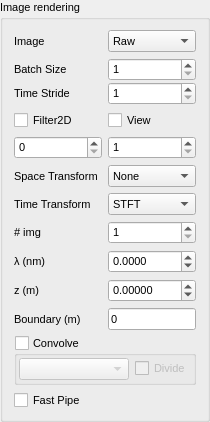
       <widget class="holovibes::gui::GroupBox" name="ImageRenderingGroupBox">
        <property name="sizePolicy">
         <sizepolicy hsizetype="Fixed" vsizetype="Preferred">
          <horstretch>1</horstretch>
          <verstretch>0</verstretch>
         </sizepolicy>
        </property>
        <property name="minimumSize">
         <size>
          <width>210</width>
          <height>0</height>
         </size>
        </property>
        <property name="maximumSize">
         <size>
          <width>210</width>
          <height>16777215</height>
         </size>
        </property>
        <property name="baseSize">
         <size>
          <width>210</width>
          <height>0</height>
         </size>
        </property>
        <property name="font">
         <font>
          <pointsize>8</pointsize>
         </font>
        </property>
        <property name="toolTip">
         <string notr="true"/>
        </property>
        <property name="toolTipDuration">
         <number>-1</number>
        </property>
        <property name="title">
         <string>Image rendering</string>
        </property>
        <property name="flat">
         <bool>false</bool>
        </property>
        <layout class="QVBoxLayout" name="verticalLayout_12">
         <property name="bottomMargin">
          <number>9</number>
         </property>
         <item>
          <layout class="QHBoxLayout" name="ImageModeLayout">
           <item>
            <widget class="QLabel" name="ImageModeLabel">
             <property name="text">
              <string>Image</string>
             </property>
             <property name="alignment">
              <set>Qt::AlignLeading|Qt::AlignLeft|Qt::AlignVCenter</set>
             </property>
            </widget>
           </item>
           <item>
            <widget class="QComboBox" name="ImageModeComboBox">
             <property name="enabled">
              <bool>true</bool>
             </property>
             <property name="sizePolicy">
              <sizepolicy hsizetype="Ignored" vsizetype="Fixed">
               <horstretch>0</horstretch>
               <verstretch>0</verstretch>
              </sizepolicy>
             </property>
             <item>
              <property name="text">
               <string>Raw</string>
              </property>
             </item>
             <item>
              <property name="text">
               <string>Processed</string>
              </property>
             </item>
            </widget>
           </item>
          </layout>
         </item>
         <item>
          <layout class="QGridLayout" name="gridLayout_4" rowstretch="0,0" columnstretch="0,0">
           <property name="verticalSpacing">
            <number>1</number>
           </property>
           <item row="0" column="1">
            <widget class="QSpinBox" name="BatchSizeSpinBox">
             <property name="minimumSize">
              <size>
               <width>0</width>
               <height>0</height>
              </size>
             </property>
             <property name="maximumSize">
              <size>
               <width>16777215</width>
               <height>16777215</height>
              </size>
             </property>
             <property name="minimum">
              <number>1</number>
             </property>
            </widget>
           </item>
           <item row="0" column="0">
            <widget class="QLabel" name="BatchSizeLabel">
             <property name="text">
              <string>Batch Size</string>
             </property>
             <property name="scaledContents">
              <bool>false</bool>
             </property>
             <property name="alignment">
              <set>Qt::AlignLeading|Qt::AlignLeft|Qt::AlignVCenter</set>
             </property>
            </widget>
           </item>
           <item row="1" column="0">
            <widget class="QLabel" name="TimeStrideLabel">
             <property name="layoutDirection">
              <enum>Qt::LeftToRight</enum>
             </property>
             <property name="text">
              <string>Time Stride</string>
             </property>
             <property name="alignment">
              <set>Qt::AlignLeading|Qt::AlignLeft|Qt::AlignVCenter</set>
             </property>
            </widget>
           </item>
           <item row="1" column="1">
            <widget class="QSpinBox" name="TimeTransformationStrideSpinBox">
             <property name="sizePolicy">
              <sizepolicy hsizetype="Ignored" vsizetype="Fixed">
               <horstretch>0</horstretch>
               <verstretch>0</verstretch>
              </sizepolicy>
             </property>
             <property name="minimumSize">
              <size>
               <width>0</width>
               <height>0</height>
              </size>
             </property>
             <property name="maximumSize">
              <size>
               <width>16777215</width>
               <height>16777215</height>
              </size>
             </property>
             <property name="toolTip">
              <string># of images picked at each iteration</string>
             </property>
             <property name="readOnly">
              <bool>false</bool>
             </property>
             <property name="minimum">
              <number>1</number>
             </property>
             <property name="maximum">
              <number>2147483647</number>
             </property>
            </widget>
           </item>
          </layout>
         </item>
         <item>
          <layout class="QGridLayout" name="Filter2DContainer">
           <property name="verticalSpacing">
            <number>6</number>
           </property>
           <item row="1" column="1">
            <widget class="QCheckBox" name="Filter2DView">
             <property name="text">
              <string>View</string>
             </property>
            </widget>
           </item>
           <item row="1" column="0">
            <widget class="QCheckBox" name="Filter2D">
             <property name="text">
              <string>Filter2D</string>
             </property>
            </widget>
           </item>
           <item row="2" column="0">
            <widget class="QSpinBox" name="Filter2DN1SpinBox">
             <property name="minimumSize">
              <size>
               <width>0</width>
               <height>0</height>
              </size>
             </property>
             <property name="maximumSize">
              <size>
               <width>16777215</width>
               <height>16777215</height>
              </size>
             </property>
             <property name="minimum">
              <number>0</number>
             </property>
             <property name="value">
              <number>0</number>
             </property>
            </widget>
           </item>
           <item row="2" column="1">
            <widget class="QSpinBox" name="Filter2DN2SpinBox">
             <property name="minimumSize">
              <size>
               <width>0</width>
               <height>0</height>
              </size>
             </property>
             <property name="maximumSize">
              <size>
               <width>16777215</width>
               <height>16777215</height>
              </size>
             </property>
             <property name="minimum">
              <number>1</number>
             </property>
             <property name="value">
              <number>1</number>
             </property>
            </widget>
           </item>
          </layout>
         </item>
         <item>
          <layout class="QGridLayout" name="gridLayout_7">
           <property name="verticalSpacing">
            <number>6</number>
           </property>
           <item row="4" column="0">
            <widget class="QLabel" name="WaveLengthLabel">
             <property name="text">
              <string>λ (nm)</string>
             </property>
             <property name="alignment">
              <set>Qt::AlignLeading|Qt::AlignLeft|Qt::AlignVCenter</set>
             </property>
            </widget>
           </item>
           <item row="3" column="0">
            <widget class="QLabel" name="timeTransformationSizeLabel">
             <property name="text">
              <string># img</string>
             </property>
             <property name="alignment">
              <set>Qt::AlignLeading|Qt::AlignLeft|Qt::AlignVCenter</set>
             </property>
            </widget>
           </item>
           <item row="6" column="0">
            <widget class="QLabel" name="BoundaryLabel">
             <property name="text">
              <string>Boundary (m)</string>
             </property>
             <property name="alignment">
              <set>Qt::AlignLeading|Qt::AlignLeft|Qt::AlignVCenter</set>
             </property>
            </widget>
           </item>
           <item row="1" column="1">
            <widget class="QComboBox" name="SpaceTransformationComboBox">
             <property name="toolTip">
              <string>select the rendering mode for Hologram</string>
             </property>
             <item>
              <property name="text">
               <string>None</string>
              </property>
             </item>
             <item>
              <property name="text">
               <string>1FFT</string>
              </property>
             </item>
             <item>
              <property name="text">
               <string>2FFT</string>
              </property>
             </item>
            </widget>
           </item>
           <item row="6" column="1">
            <widget class="QLineEdit" name="BoundaryLineEdit">
             <property name="sizePolicy">
              <sizepolicy hsizetype="Ignored" vsizetype="Fixed">
               <horstretch>0</horstretch>
               <verstretch>0</verstretch>
              </sizepolicy>
             </property>
             <property name="toolTip">
              <string>Edge value of z to switch between FFT1/2 </string>
             </property>
             <property name="text">
              <string>0</string>
             </property>
             <property name="readOnly">
              <bool>true</bool>
             </property>
            </widget>
           </item>
           <item row="2" column="1">
            <widget class="QComboBox" name="TimeTransformationComboBox">
             <item>
              <property name="text">
               <string>STFT</string>
              </property>
             </item>
             <item>
              <property name="text">
               <string>PCA</string>
              </property>
             </item>
             <item>
              <property name="text">
               <string>None</string>
              </property>
             </item>
             <item>
              <property name="text">
               <string>SSA_STFT</string>
              </property>
             </item>
            </widget>
           </item>
           <item row="5" column="1">
            <widget class="QDoubleSpinBox" name="ZDoubleSpinBox">
             <property name="sizePolicy">
              <sizepolicy hsizetype="Ignored" vsizetype="Fixed">
               <horstretch>0</horstretch>
               <verstretch>0</verstretch>
              </sizepolicy>
             </property>
             <property name="toolTip">
              <string>reconstruction distance of the hologram</string>
             </property>
             <property name="showGroupSeparator" stdset="0">
              <bool>false</bool>
             </property>
             <property name="decimals">
              <number>5</number>
             </property>
             <property name="minimum">
              <double>-10000.000000000000000</double>
             </property>
             <property name="maximum">
              <double>10000.000000000000000</double>
             </property>
             <property name="singleStep">
              <double>0.005000000000000</double>
             </property>
            </widget>
           </item>
           <item row="5" column="0">
            <widget class="QLabel" name="ZLabel">
             <property name="text">
              <string>z (m)</string>
             </property>
             <property name="alignment">
              <set>Qt::AlignLeading|Qt::AlignLeft|Qt::AlignVCenter</set>
             </property>
            </widget>
           </item>
           <item row="1" column="0">
            <widget class="QLabel" name="SpaceTransformationLabel">
             <property name="text">
              <string>Space Transform</string>
             </property>
             <property name="alignment">
              <set>Qt::AlignLeading|Qt::AlignLeft|Qt::AlignVCenter</set>
             </property>
            </widget>
           </item>
           <item row="2" column="0">
            <widget class="QLabel" name="TimeTransformationLabel">
             <property name="text">
              <string>Time Transform</string>
             </property>
             <property name="alignment">
              <set>Qt::AlignLeading|Qt::AlignLeft|Qt::AlignVCenter</set>
             </property>
            </widget>
           </item>
           <item row="3" column="1">
            <widget class="QSpinBox" name="timeTransformationSizeSpinBox">
             <property name="minimum">
              <number>1</number>
             </property>
             <property name="maximum">
              <number>10000</number>
             </property>
             <property name="singleStep">
              <number>1</number>
             </property>
             <property name="value">
              <number>1</number>
             </property>
            </widget>
           </item>
           <item row="4" column="1">
            <widget class="QDoubleSpinBox" name="WaveLengthDoubleSpinBox">
             <property name="sizePolicy">
              <sizepolicy hsizetype="Ignored" vsizetype="Fixed">
               <horstretch>0</horstretch>
               <verstretch>0</verstretch>
              </sizepolicy>
             </property>
             <property name="toolTip">
              <string>Wavelength of light used to record interferograms</string>
             </property>
             <property name="decimals">
              <number>4</number>
             </property>
             <property name="minimum">
              <double>-1.000000000000000</double>
             </property>
             <property name="maximum">
              <double>1000000.000000000000000</double>
             </property>
             <property name="singleStep">
              <double>0.010000000000000</double>
             </property>
            </widget>
           </item>
          </layout>
         </item>
         <item>
          <widget class="QGroupBox" name="ConvoCheckBox">
           <property name="title">
            <string>Convolve</string>
           </property>
           <property name="checkable">
            <bool>true</bool>
           </property>
           <property name="checked">
            <bool>false</bool>
           </property>
           <layout class="QGridLayout" name="gridLayout_8">
            <property name="leftMargin">
             <number>2</number>
            </property>
            <property name="topMargin">
             <number>2</number>
            </property>
            <property name="rightMargin">
             <number>2</number>
            </property>
            <property name="bottomMargin">
             <number>2</number>
            </property>
            <item row="0" column="0">
             <layout class="QHBoxLayout" name="kernelSelectLayout">
              <item>
               <widget class="QComboBox" name="KernelQuickSelectComboBox">
                <property name="sizePolicy">
                 <sizepolicy hsizetype="Expanding" vsizetype="Fixed">
                  <horstretch>0</horstretch>
                  <verstretch>0</verstretch>
                 </sizepolicy>
                </property>
                <property name="currentText">
                 <string/>
                </property>
               </widget>
              </item>
              <item>
               <widget class="QCheckBox" name="DivideConvoCheckBox">
                <property name="text">
                 <string>Divide</string>
                </property>
               </widget>
              </item>
             </layout>
            </item>
           </layout>
          </widget>
         </item>
         <item>
          <widget class="QCheckBox" name="FastPipeCheckBox">
           <property name="text">
            <string>Fast Pipe</string>
           </property>
          </widget>
         </item>
         <item>
          <spacer name="verticalSpacer_5">
           <property name="orientation">
            <enum>Qt::Vertical</enum>
           </property>
           <property name="sizeHint" stdset="0">
            <size>
             <width>20</width>
             <height>0</height>
            </size>
           </property>
          </spacer>
         </item>
        </layout>
       </widget>
